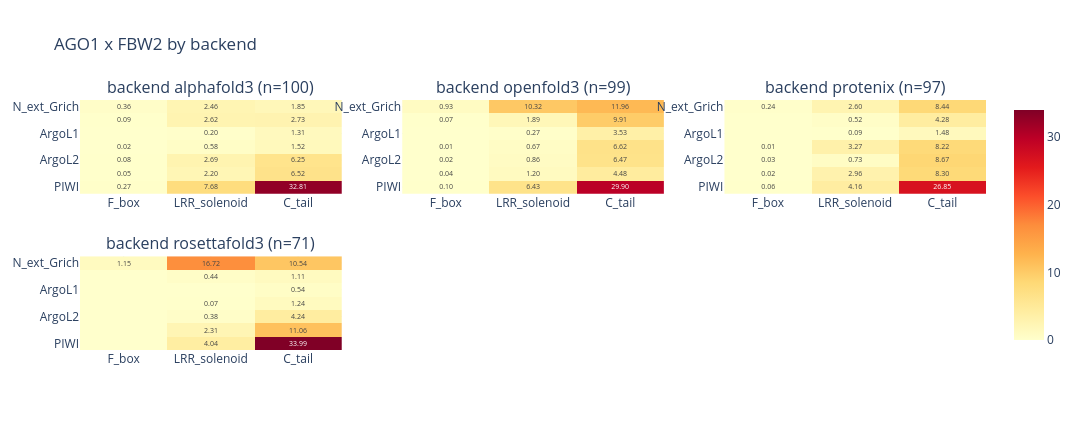
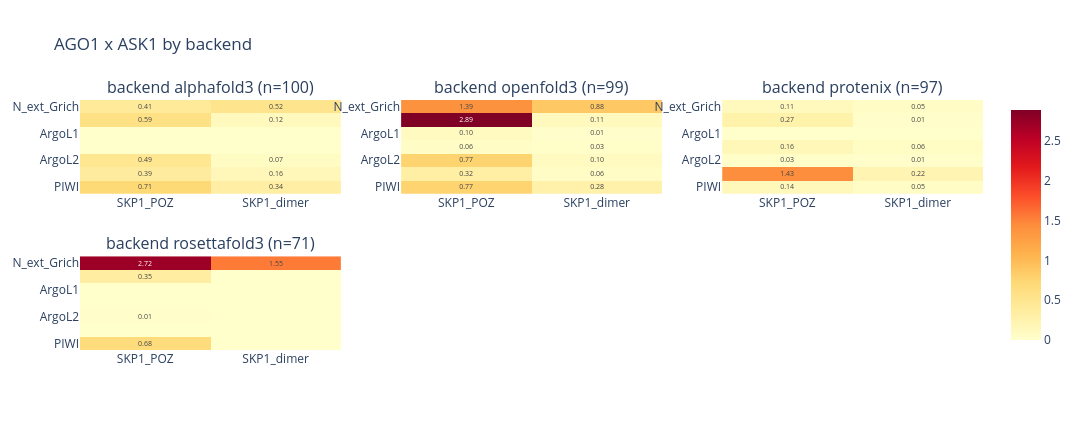

Notebook code for these charts, in order:
### Markdown cell above
## Per-backend breakdown

Cross-architecture agreement check: do the six ABCfold backends place the
same domain–domain contacts? One panel per couple, one heatmap per surviving
backend, shared colour scale.

### Code cell
backends = sorted(df["backend"].dropna().unique())
backend_n_models = df.groupby("backend")["fname"].nunique()
print(f"{len(backends)} backend(s): " + ", ".join(f'{b} (n={backend_n_models[b]})' for b in backends))
panel_by("backend", backends, backend_n_models, "backend", "per_backend")

### Figure 1 — Plotly figure (JSON) as saved in the notebook; plotly's stock layout.template omitted (floating-point values rounded to 4 significant figures)
{"data": [{"colorscale": [[0.0, "rgb(255,255,204)"], [0.125, "rgb(255,237,160)"], [0.25, "rgb(254,217,118)"], [0.375, "rgb(254,178,76)"], [0.5, "rgb(253,141,60)"], [0.625, "rgb(252,78,42)"], [0.75, "rgb(227,26,28)"], [0.875, "rgb(189,0,38)"], [1.0, "rgb(128,0,38)"]], "hovertemplate": "backend alphafold3<br>%{y} / %{x}<br>%{z:.3f}/model<extra></extra>", "showscale": false, "text": [["0.36", "2.46", "1.85"], ["0.09", "2.62", "2.73"], ["", "0.20", "1.31"], ["0.02", "0.58", "1.52"], ["0.08", "2.69", "6.25"], ["0.05", "2.20", "6.52"], ["0.27", "7.68", "32.81"]], "textfont": {"size": 7}, "texttemplate": "%{text}", "type": "heatmap", "x": ["F_box", "LRR_solenoid", "C_tail"], "xaxis": "x", "y": ["N_ext_Grich", "ArgoN", "ArgoL1", "PAZ", "ArgoL2", "MID", "PIWI"], "yaxis": "y", "z": [[0.36, 2.46, 1.85], [0.09, 2.62, 2.73], [0.0, 0.2, 1.31], [0.02, 0.58, 1.52], [0.08, 2.69, 6.25], [0.05, 2.2, 6.52], [0.27, 7.68, 32.81]], "zmax": 33.99, "zmin": 0}, {"colorscale": [[0.0, "rgb(255,255,204)"], [0.125, "rgb(255,237,160)"], [0.25, "rgb(254,217,118)"], [0.375, "rgb(254,178,76)"], [0.5, "rgb(253,141,60)"], [0.625, "rgb(252,78,42)"], [0.75, "rgb(227,26,28)"], [0.875, "rgb(189,0,38)"], [1.0, "rgb(128,0,38)"]], "hovertemplate": "backend openfold3<br>%{y} / %{x}<br>%{z:.3f}/model<extra></extra>", "showscale": false, "text": [["0.93", "10.32", "11.96"], ["0.07", "1.89", "9.91"], ["", "0.27", "3.53"], ["0.01", "0.67", "6.62"], ["0.02", "0.86", "6.47"], ["0.04", "1.20", "4.48"], ["0.10", "6.43", "29.90"]], "textfont": {"size": 7}, "texttemplate": "%{text}", "type": "heatmap", "x": ["F_box", "LRR_solenoid", "C_tail"], "xaxis": "x2", "y": ["N_ext_Grich", "ArgoN", "ArgoL1", "PAZ", "ArgoL2", "MID", "PIWI"], "yaxis": "y2", "z": [[0.9293, 10.32, 11.96], [0.07071, 1.889, 9.909], [0.0, 0.2727, 3.525], [0.0101, 0.6667, 6.616], [0.0202, 0.8586, 6.475], [0.0404, 1.202, 4.485], [0.101, 6.434, 29.9]], "zmax": 33.99, "zmin": 0}, {"colorscale": [[0.0, "rgb(255,255,204)"], [0.125, "rgb(255,237,160)"], [0.25, "rgb(254,217,118)"], [0.375, "rgb(254,178,76)"], [0.5, "rgb(253,141,60)"], [0.625, "rgb(252,78,42)"], [0.75, "rgb(227,26,28)"], [0.875, "rgb(189,0,38)"], [1.0, "rgb(128,0,38)"]], "hovertemplate": "backend protenix<br>%{y} / %{x}<br>%{z:.3f}/model<extra></extra>", "showscale": false, "text": [["0.24", "2.60", "8.44"], ["", "0.52", "4.28"], ["", "0.09", "1.48"], ["0.01", "3.27", "8.22"], ["0.03", "0.73", "8.67"], ["0.02", "2.96", "8.30"], ["0.06", "4.16", "26.85"]], "textfont": {"size": 7}, "texttemplate": "%{text}", "type": "heatmap", "x": ["F_box", "LRR_solenoid", "C_tail"], "xaxis": "x3", "y": ["N_ext_Grich", "ArgoN", "ArgoL1", "PAZ", "ArgoL2", "MID", "PIWI"], "yaxis": "y3", "z": [[0.2371, 2.598, 8.443], [0.0, 0.5155, 4.278], [0.0, 0.09278, 1.485], [0.01031, 3.268, 8.216], [0.03093, 0.732, 8.67], [0.02062, 2.959, 8.299], [0.06186, 4.165, 26.85]], "zmax": 33.99, "zmin": 0}, {"colorscale": [[0.0, "rgb(255,255,204)"], [0.125, "rgb(255,237,160)"], [0.25, "rgb(254,217,118)"], [0.375, "rgb(254,178,76)"], [0.5, "rgb(253,141,60)"], [0.625, "rgb(252,78,42)"], [0.75, "rgb(227,26,28)"], [0.875, "rgb(189,0,38)"], [1.0, "rgb(128,0,38)"]], "hovertemplate": "backend rosettafold3<br>%{y} / %{x}<br>%{z:.3f}/model<extra></extra>", "showscale": true, "text": [["1.15", "16.72", "10.54"], ["", "0.44", "1.11"], ["", "", "0.54"], ["", "0.07", "1.24"], ["", "0.38", "4.24"], ["", "2.31", "11.06"], ["", "4.04", "33.99"]], "textfont": {"size": 7}, "texttemplate": "%{text}", "type": "heatmap", "x": ["F_box", "LRR_solenoid", "C_tail"], "xaxis": "x4", "y": ["N_ext_Grich", "ArgoN", "ArgoL1", "PAZ", "ArgoL2", "MID", "PIWI"], "yaxis": "y4", "z": [[1.155, 16.72, 10.54], [0.0, 0.4366, 1.113], [0.0, 0.0, 0.5352], [0.0, 0.07042, 1.239], [0.0, 0.3803, 4.239], [0.0, 2.31, 11.06], [0.0, 4.042, 33.99]], "zmax": 33.99, "zmin": 0}], "layout": {"annotations": [{"font": {"size": 16}, "showarrow": false, "text": "backend alphafold3 (n=100)", "x": 0.1444, "xanchor": "center", "xref": "paper", "y": 1.0, "yanchor": "bottom", "yref": "paper"}, {"font": {"size": 16}, "showarrow": false, "text": "backend openfold3 (n=99)", "x": 0.5, "xanchor": "center", "xref": "paper", "y": 1.0, "yanchor": "bottom", "yref": "paper"}, {"font": {"size": 16}, "showarrow": false, "text": "backend protenix (n=97)", "x": 0.8556, "xanchor": "center", "xref": "paper", "y": 1.0, "yanchor": "bottom", "yref": "paper"}, {"font": {"size": 16}, "showarrow": false, "text": "backend rosettafold3 (n=71)", "x": 0.1444, "xanchor": "center", "xref": "paper", "y": 0.375, "yanchor": "bottom", "yref": "paper"}], "height": 430, "title": {"text": "AGO1 x FBW2 by backend"}, "width": 1080, "xaxis": {"anchor": "y", "domain": [0.0, 0.2889]}, "xaxis2": {"anchor": "y2", "domain": [0.3556, 0.6444]}, "xaxis3": {"anchor": "y3", "domain": [0.7111, 1.0]}, "xaxis4": {"anchor": "y4", "domain": [0.0, 0.2889]}, "xaxis5": {"anchor": "y5", "domain": [0.3556, 0.6444]}, "xaxis6": {"anchor": "y6", "domain": [0.7111, 1.0]}, "yaxis": {"anchor": "x", "autorange": "reversed", "domain": [0.625, 1.0]}, "yaxis2": {"anchor": "x2", "autorange": "reversed", "domain": [0.625, 1.0]}, "yaxis3": {"anchor": "x3", "autorange": "reversed", "domain": [0.625, 1.0]}, "yaxis4": {"anchor": "x4", "autorange": "reversed", "domain": [0.0, 0.375]}, "yaxis5": {"anchor": "x5", "autorange": "reversed", "domain": [0.0, 0.375]}, "yaxis6": {"anchor": "x6", "autorange": "reversed", "domain": [0.0, 0.375]}}}

### Figure 2 — Plotly figure (JSON) as saved in the notebook; plotly's stock layout.template omitted (floating-point values rounded to 4 significant figures)
{"data": [{"colorscale": [[0.0, "rgb(255,255,204)"], [0.125, "rgb(255,237,160)"], [0.25, "rgb(254,217,118)"], [0.375, "rgb(254,178,76)"], [0.5, "rgb(253,141,60)"], [0.625, "rgb(252,78,42)"], [0.75, "rgb(227,26,28)"], [0.875, "rgb(189,0,38)"], [1.0, "rgb(128,0,38)"]], "hovertemplate": "backend alphafold3<br>%{y} / %{x}<br>%{z:.3f}/model<extra></extra>", "showscale": false, "text": [["0.41", "0.52"], ["0.59", "0.12"], ["", ""], ["", ""], ["0.49", "0.07"], ["0.39", "0.16"], ["0.71", "0.34"]], "textfont": {"size": 7}, "texttemplate": "%{text}", "type": "heatmap", "x": ["SKP1_POZ", "SKP1_dimer"], "xaxis": "x", "y": ["N_ext_Grich", "ArgoN", "ArgoL1", "PAZ", "ArgoL2", "MID", "PIWI"], "yaxis": "y", "z": [[0.41, 0.52], [0.59, 0.12], [0.0, 0.0], [0.0, 0.0], [0.49, 0.07], [0.39, 0.16], [0.71, 0.34]], "zmax": 2.889, "zmin": 0}, {"colorscale": [[0.0, "rgb(255,255,204)"], [0.125, "rgb(255,237,160)"], [0.25, "rgb(254,217,118)"], [0.375, "rgb(254,178,76)"], [0.5, "rgb(253,141,60)"], [0.625, "rgb(252,78,42)"], [0.75, "rgb(227,26,28)"], [0.875, "rgb(189,0,38)"], [1.0, "rgb(128,0,38)"]], "hovertemplate": "backend openfold3<br>%{y} / %{x}<br>%{z:.3f}/model<extra></extra>", "showscale": false, "text": [["1.39", "0.88"], ["2.89", "0.11"], ["0.10", "0.01"], ["0.06", "0.03"], ["0.77", "0.10"], ["0.32", "0.06"], ["0.77", "0.28"]], "textfont": {"size": 7}, "texttemplate": "%{text}", "type": "heatmap", "x": ["SKP1_POZ", "SKP1_dimer"], "xaxis": "x2", "y": ["N_ext_Grich", "ArgoN", "ArgoL1", "PAZ", "ArgoL2", "MID", "PIWI"], "yaxis": "y2", "z": [[1.394, 0.8788], [2.889, 0.1111], [0.101, 0.0101], [0.06061, 0.0303], [0.7677, 0.101], [0.3232, 0.06061], [0.7677, 0.2828]], "zmax": 2.889, "zmin": 0}, {"colorscale": [[0.0, "rgb(255,255,204)"], [0.125, "rgb(255,237,160)"], [0.25, "rgb(254,217,118)"], [0.375, "rgb(254,178,76)"], [0.5, "rgb(253,141,60)"], [0.625, "rgb(252,78,42)"], [0.75, "rgb(227,26,28)"], [0.875, "rgb(189,0,38)"], [1.0, "rgb(128,0,38)"]], "hovertemplate": "backend protenix<br>%{y} / %{x}<br>%{z:.3f}/model<extra></extra>", "showscale": false, "text": [["0.11", "0.05"], ["0.27", "0.01"], ["", ""], ["0.16", "0.06"], ["0.03", "0.01"], ["1.43", "0.22"], ["0.14", "0.05"]], "textfont": {"size": 7}, "texttemplate": "%{text}", "type": "heatmap", "x": ["SKP1_POZ", "SKP1_dimer"], "xaxis": "x3", "y": ["N_ext_Grich", "ArgoN", "ArgoL1", "PAZ", "ArgoL2", "MID", "PIWI"], "yaxis": "y3", "z": [[0.1134, 0.05155], [0.268, 0.01031], [0.0, 0.0], [0.1649, 0.06186], [0.03093, 0.01031], [1.433, 0.2165], [0.1443, 0.05155]], "zmax": 2.889, "zmin": 0}, {"colorscale": [[0.0, "rgb(255,255,204)"], [0.125, "rgb(255,237,160)"], [0.25, "rgb(254,217,118)"], [0.375, "rgb(254,178,76)"], [0.5, "rgb(253,141,60)"], [0.625, "rgb(252,78,42)"], [0.75, "rgb(227,26,28)"], [0.875, "rgb(189,0,38)"], [1.0, "rgb(128,0,38)"]], "hovertemplate": "backend rosettafold3<br>%{y} / %{x}<br>%{z:.3f}/model<extra></extra>", "showscale": true, "text": [["2.72", "1.55"], ["0.35", ""], ["", ""], ["", ""], ["0.01", ""], ["", ""], ["0.68", ""]], "textfont": {"size": 7}, "texttemplate": "%{text}", "type": "heatmap", "x": ["SKP1_POZ", "SKP1_dimer"], "xaxis": "x4", "y": ["N_ext_Grich", "ArgoN", "ArgoL1", "PAZ", "ArgoL2", "MID", "PIWI"], "yaxis": "y4", "z": [[2.718, 1.549], [0.3521, 0.0], [0.0, 0.0], [0.0, 0.0], [0.01408, 0.0], [0.0, 0.0], [0.6761, 0.0]], "zmax": 2.889, "zmin": 0}], "layout": {"annotations": [{"font": {"size": 16}, "showarrow": false, "text": "backend alphafold3 (n=100)", "x": 0.1444, "xanchor": "center", "xref": "paper", "y": 1.0, "yanchor": "bottom", "yref": "paper"}, {"font": {"size": 16}, "showarrow": false, "text": "backend openfold3 (n=99)", "x": 0.5, "xanchor": "center", "xref": "paper", "y": 1.0, "yanchor": "bottom", "yref": "paper"}, {"font": {"size": 16}, "showarrow": false, "text": "backend protenix (n=97)", "x": 0.8556, "xanchor": "center", "xref": "paper", "y": 1.0, "yanchor": "bottom", "yref": "paper"}, {"font": {"size": 16}, "showarrow": false, "text": "backend rosettafold3 (n=71)", "x": 0.1444, "xanchor": "center", "xref": "paper", "y": 0.375, "yanchor": "bottom", "yref": "paper"}], "height": 430, "title": {"text": "AGO1 x ASK1 by backend"}, "width": 1080, "xaxis": {"anchor": "y", "domain": [0.0, 0.2889]}, "xaxis2": {"anchor": "y2", "domain": [0.3556, 0.6444]}, "xaxis3": {"anchor": "y3", "domain": [0.7111, 1.0]}, "xaxis4": {"anchor": "y4", "domain": [0.0, 0.2889]}, "xaxis5": {"anchor": "y5", "domain": [0.3556, 0.6444]}, "xaxis6": {"anchor": "y6", "domain": [0.7111, 1.0]}, "yaxis": {"anchor": "x", "autorange": "reversed", "domain": [0.625, 1.0]}, "yaxis2": {"anchor": "x2", "autorange": "reversed", "domain": [0.625, 1.0]}, "yaxis3": {"anchor": "x3", "autorange": "reversed", "domain": [0.625, 1.0]}, "yaxis4": {"anchor": "x4", "autorange": "reversed", "domain": [0.0, 0.375]}, "yaxis5": {"anchor": "x5", "autorange": "reversed", "domain": [0.0, 0.375]}, "yaxis6": {"anchor": "x6", "autorange": "reversed", "domain": [0.0, 0.375]}}}
